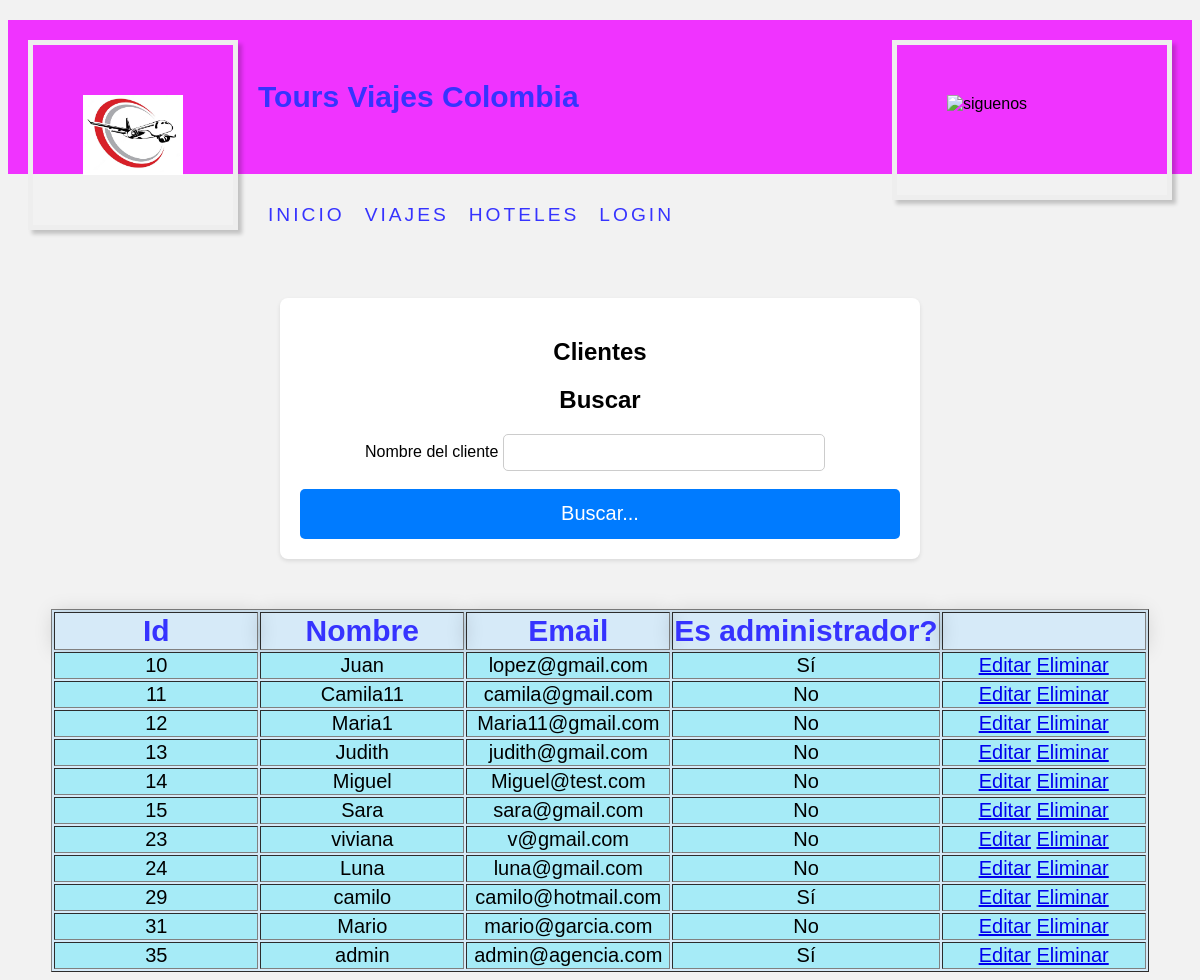
/admin_clientes.php, run on the app's committed database.
### tables this page shows
CREATE TABLE `clientes` (
  `ID_Cliente` int(2) NOT NULL,
  `Nombre` varchar(20) NOT NULL,
  `Apellido` varchar(20) NOT NULL,
  `Email` varchar(20) NOT NULL,
  `Fecha_registro` date NOT NULL,
  `Contrasena` varchar(10) NOT NULL,
  `num_rva` int(11) NOT NULL DEFAULT 0,
  `ID_cargo` int(11) NOT NULL
);

### admin_clientes.php (the view, shortened to what this page needs)
<!DOCTYPE html>
<html>
<head>
    <link rel="stylesheet" type="text/css" href="css/estilos.css">
</head>
<body>
<?php
require 'Partial/header.php';
require_once "database.php";
?>
<br>
  <br>
  <br>
  <div class="container">
<h2><center>Clientes</center></h2>
<h2><center>Buscar</center></h2>
    <form action="admin_clientes.php" method="post">
        <label>Nombre del cliente</label>
        <input type="text" name="nombre_cliente"/>
        <br>
        <br>
        <input type="submit" value="Buscar..." name="submit">
    </form>
  </div>
</body>
</html>
  <center>
    <section>
      <article>
        <table border="1" bgcolor="#D6EAF8">
          <tr>
            <th class="tbl">Id</th>
            <th class="tbl">Nombre</th>
            <th class="tbl">Email</th>
            <th class="tbl">Es administrador?</th>
            <th class="tbl"></th>
          </tr>
          <?php
                 $sql6 = "SELECT * FROM clientes";
                 $result6 = mysqli_query($conn, $sql6);
            while ($row = mysqli_fetch_object($result6)){
              echo "<td class='tb'>" ;
              echo $row->ID_Cliente;
              echo "</td>";
              echo "<td class='tb'>" ;
              echo $row->Nombre;
              echo "</td>";
              echo "<td class='tb'>" ;
              echo $row->Email;
              echo "</td>";
              echo "<td class='tb'>" ;
              if ($row->ID_cargo == 1)
              {
                echo "Sí";
              }else
              {
                echo "No";
              }
              echo "</td>";
              echo "<td class='tb'>" ;
              echo "<a href='admin_cliente.php?id_usuario=$row->ID_Cliente&action=editar'>Editar</a> ";
              echo "<a href='admin_cliente.php?id_usuario=$row->ID_Cliente&action=eliminar'>Eliminar</a>";
              echo "</td></tr>";
           }
          ?>
        </table>
      </article>
    </section>
  </center>
</body>
</html>

### css/estilos.css (style rules this page uses)
body { font-family: Arial, sans-serif; background-color: #f2f2f2; background-image: url(https://encrypted-tbn0.gstatic.com/images?q=tbn:ANd9GcSrzCG9NkZVmhgA4WZqH8QPkbHKk0ybk2kYMw&usqp=CAU); background-size: cover; background-repeat: no-repeat; background-position: center; background-attachment: fixed; }
.tbl { margin: 30px 0; font-size: 30px; font-family: sans-serif; color: #3633FF; min-width: 200px; box-shadow: 0 0 20px rgba(0, 0, 0, 0.15); }
.tb { background-color: #A6EBF7; color: #ffffff; font-size: 20px; font-family: sans-serif; color: black; text-align: center; }
input[type="submit"] { width: 100%; height: 50px; border: 1px solid; background: #5DADE2; border-radius: 80px; font-size: 20px; color: blue; cursor:pointer; outline: none; }

### admin_clientes.php (style rules this page uses)
.container { max-width: 600px; margin: 50px auto; padding: 20px; background-color: #fff; border-radius: 8px; box-shadow: 0 2px 4px rgba(0, 0, 0, 0.1); }
.container form { text-align: center; }
.container input[type="text"] { width: 50%; padding: 10px; border: 1px solid #ccc; border-radius: 5px; margin-right: 10px; }
.container input[type="submit"] { padding: 10px 20px; background-color: #007bff; color: #fff; border: none; border-radius: 5px; cursor: pointer; }

### data on the page
clientes: ID_Cliente "10", Nombre "Juan", Email "lopez@gmail.com", shows "Sí"
clientes: ID_Cliente "11", Nombre "Camila11", Email "camila@gmail.com"
clientes: ID_Cliente "12", Nombre "Maria1", Email "Maria11@gmail.com"
clientes: ID_Cliente "13", Nombre "Judith", Email "judith@gmail.com"
clientes: ID_Cliente "14", Nombre "Miguel", Email "Miguel@test.com"
clientes: ID_Cliente "15", Nombre "Sara", Email "sara@gmail.com"
clientes: ID_Cliente "23", Nombre "viviana", Email "v@gmail.com"
clientes: ID_Cliente "24", Nombre "Luna", Email "luna@gmail.com"
clientes: ID_Cliente "29", Nombre "camilo", Email "camilo@hotmail.com", shows "Sí"
clientes: ID_Cliente "31", Nombre "Mario", Email "mario@garcia.com"
clientes: ID_Cliente "35", Nombre "admin", Email "admin@agencia.com", shows "Sí"
